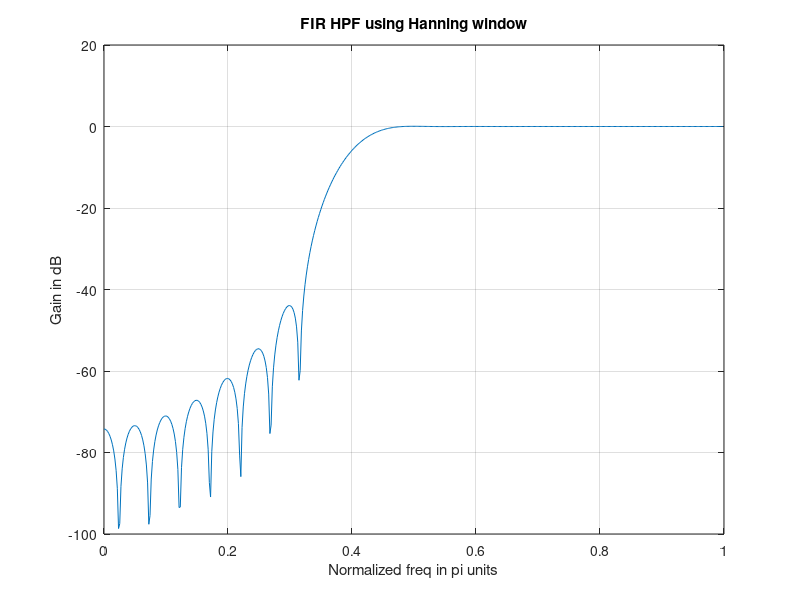

Reproduce this figure in MATLAB.
wp = 0.5; ws = 0.3; % normalized frequencies (in pi units) 
N = ceil(8/(wp-ws)); % estimate the order of the filter
win = hanning(N+1); % Hanning window used to get 44 dB attenuation
wc = (wp+ws)/2; % wc taken as average of wp and ws
b = fir1(N,wc,"high",win); % obtain numerator coefficients
[h w] = freqz(b,1); % frequency response in z-domain
plot((w/pi),20*log10(abs(h))); grid on;
title('FIR HPF using Hanning window'); 
ylabel('Gain in dB'); xlabel('Normalized freq in pi units');
